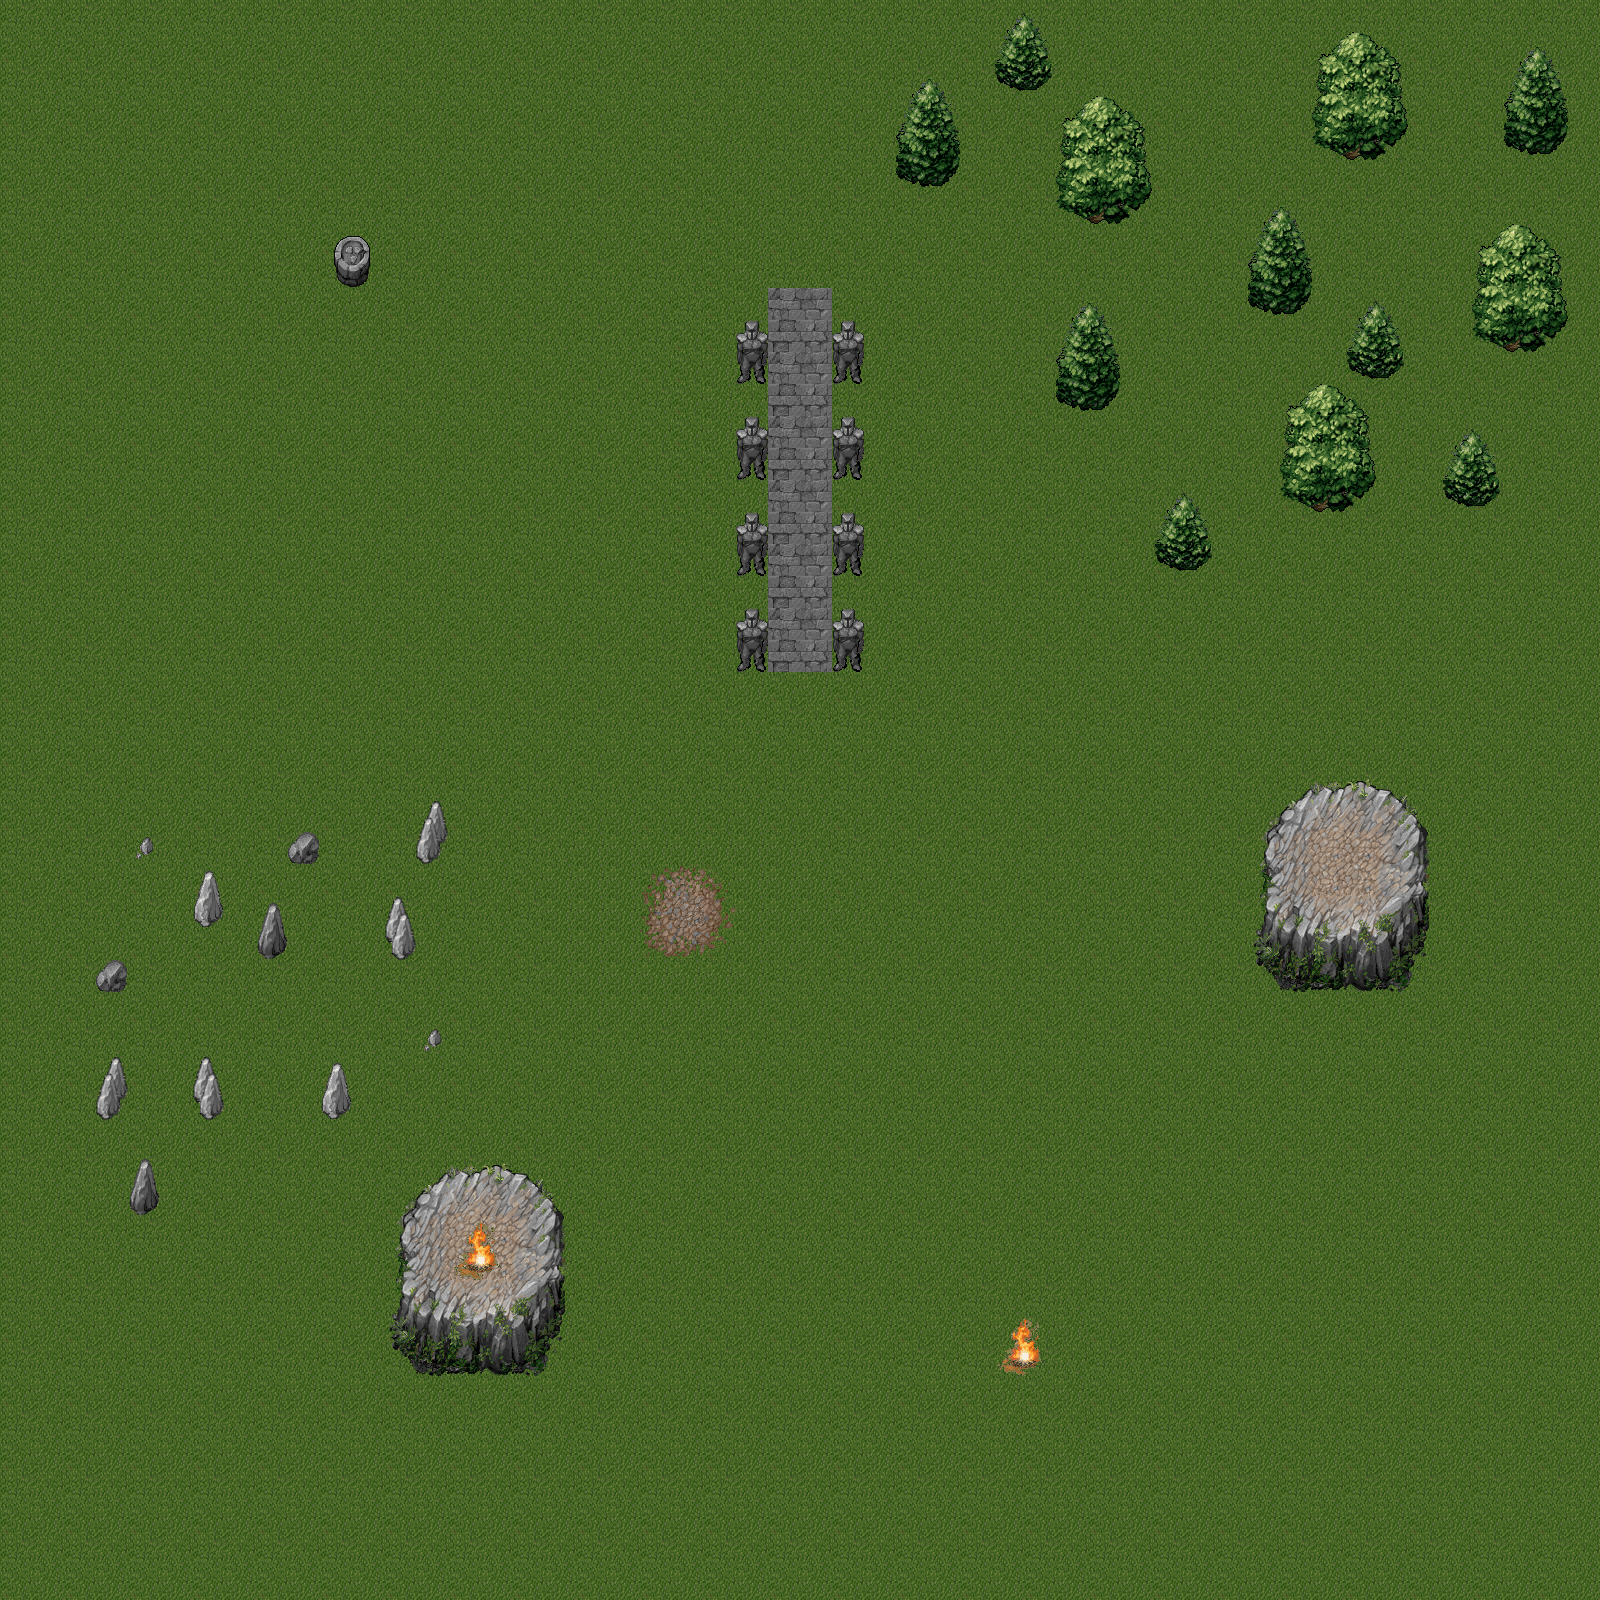

A level layout from a 2D game, rendered from its tile map. Below: a short description, then the map file with tile-grid data replaced by summaries:
An orthogonal 50x50 tile map with 32x32 px tiles, 3 tile layers (Tile Layer 1, Tile Layer 2, Tile Layer 3).

<map version="1.0" tiledversion="1.1.5" orientation="orthogonal" renderorder="right-down" width="50" height="50" tilewidth="32" tileheight="32" infinite="0" nextobjectid="1">
 <tileset firstgid="1" source="example.tsx" />
 <layer name="Tile Layer 1" width="50" height="50">
  <data>[2500 cells, 2500 non-empty, 17 distinct tile ids]</data>
 </layer>
 <layer name="Tile Layer 2" width="50" height="50">
  <data>[2500 cells, 232 non-empty, 88 distinct tile ids]</data>
 </layer>
 <layer name="Tile Layer 3" width="50" height="50">
  <data>[2500 cells, 4 non-empty, 4 distinct tile ids]</data>
 </layer>
</map>
